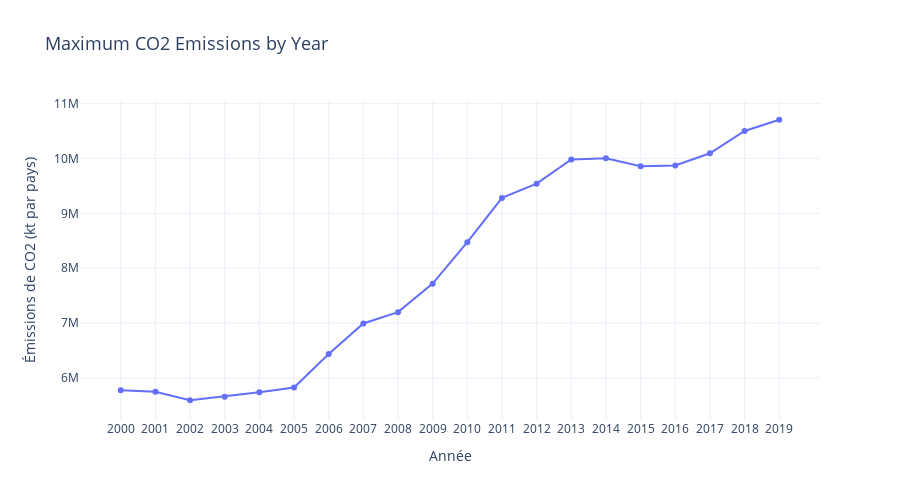

Here is the notebook cell this chart was saved with:
### Markdown cell above
## Dépendance entre variable Year et variable à prédire

7) Visualisez la possible dépendance entre la variable Year et la variable à prédire.

### Code cell
import plotly.express as px

# Calculate the maximum 'CO2' emissions for each 'Year'
CO2_By_Year = data.groupby('Année')['Émissions de CO2 (kt par pays)'].max().reset_index()

# line plot
fig_CO2_By_Year = px.line(
    CO2_By_Year,
    x='Année',
    y='Émissions de CO2 (kt par pays)',
    labels={'Year': 'Year', 'Value_co2_emissions_kt_by_country': 'Max CO2 Emissions (kt)'},
    title='Maximum CO2 Emissions by Year',
    height=500,  
    line_shape='linear',  
    line_dash_sequence=['solid'],  
    markers=True,  
    template='plotly_white' 
)

fig_CO2_By_Year.update_layout(
    xaxis_title_font=dict(size=14),
    yaxis_title_font=dict(size=14),
    title_font=dict(size=18)
)

fig_CO2_By_Year.show()

### Figure 1 — Plotly figure (JSON) as saved in the notebook; plotly's stock layout.template omitted (floating-point values rounded to 4 significant figures)
{"data": [{"hovertemplate": "Année=%{x}<br>Émissions de CO2 (kt par pays)=%{y}<extra></extra>", "legendgroup": "", "line": {"color": "#636efa", "dash": "solid", "shape": "linear"}, "marker": {"symbol": "circle"}, "mode": "lines+markers", "name": "", "orientation": "v", "showlegend": false, "type": "scatter", "x": ["2000", "2001", "2002", "2003", "2004", "2005", "2006", "2007", "2008", "2009", "2010", "2011", "2012", "2013", "2014", "2015", "2016", "2017", "2018", "2019"], "xaxis": "x", "y": [5775810, 5748260, 5593000.0, 5659000.0, 5738000.0, 5825000.0, 6437000.0, 6993000.0, 7200000.0, 7719000.0, 8475000.0, 9283000.0, 9542000.0, 9985000.0, 10010000.0, 9861000.0, 9875000.0, 10100000.0, 10500000.0, 10710000.0], "yaxis": "y"}], "layout": {"height": 500, "legend": {"tracegroupgap": 0}, "title": {"font": {"size": 18}, "text": "Maximum CO2 Emissions by Year"}, "xaxis": {"anchor": "y", "domain": [0, 1], "title": {"font": {"size": 14}, "text": "Année"}}, "yaxis": {"anchor": "x", "domain": [0, 1], "title": {"font": {"size": 14}, "text": "Émissions de CO2 (kt par pays)"}}}}
